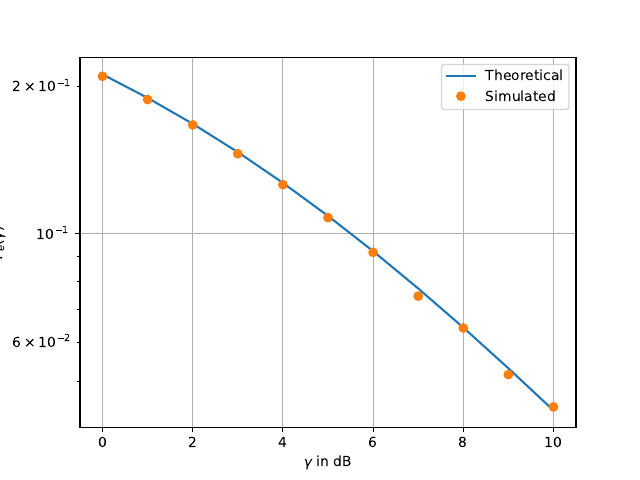

This chart was generated by the following Python code:
#Importing numpy, scipy, mpmath and pyplot
import numpy as np
import matplotlib.pyplot as plt
import math
import scipy
import scipy.stats as ss


gamma_dB = np.linspace(0, 10, 11)

def Pe(x):
    return 0.5 - 0.5*(math.sqrt(x/(2+x)))

vect_Pe = []

#simulation
simlen = int(1e5)
N = np.random.normal(0,1,simlen)

prob = []

for i in range(0, 11):

  gamma = 10**(0.1*gamma_dB[i])
  
  A=ss.rayleigh.rvs( loc = 0, scale = math.sqrt((gamma)/2),size=simlen)
  prob_sum = 0
  for j in range(simlen):
    if A[j]+N[j]<0:
      prob_sum=prob_sum+1
        
  prob_sum /= simlen
  prob.append(prob_sum)
  vect_Pe.append(Pe(gamma))


plt.semilogy(gamma_dB.T, vect_Pe, '-')
plt.semilogy(gamma_dB.T, prob, 'o')
plt.xlabel('$\gamma$ in dB')
plt.ylabel('$P_e(\gamma)$')
plt.legend(["Theoretical", "Simulated"])
plt.grid()
#if using termux
#plt.savefig('figs/cond/Pe_vs_gamma.pdf')
#plt.savefig('figs/cond/Pe_vs_gamma.eps')
#subprocess.run(shlex.split("termux-open figs/cond/Pe_vs_gamma.pdf"))
#else
plt.show() #opening the plot window
#Importing numpy, scipy, mpmath and pyplot
import numpy as np
import matplotlib.pyplot as plt
import math
import scipy
import scipy.stats as ss
#if using termux
import subprocess
import shlex
#end if


gamma_dB = np.linspace(0, 10, 11)

def Pe(x):
    return 0.5 - 0.5*(math.sqrt(x/(2+x)))

vect_Pe = []

#simulation
simlen = int(1e5)
N = np.random.normal(0,1,simlen)

prob = []

for i in range(0, 11):

  gamma = 10**(0.1*gamma_dB[i])
  
  A=ss.rayleigh.rvs( loc = 0, scale = math.sqrt((gamma)/2),size=simlen)
  prob_sum = 0
  for j in range(simlen):
    if A[j]+N[j]<0:
      prob_sum=prob_sum+1
        
  prob_sum /= simlen
  prob.append(prob_sum)
  vect_Pe.append(Pe(gamma))


plt.semilogy(gamma_dB.T, vect_Pe, '-')
plt.semilogy(gamma_dB.T, prob, 'o')
plt.xlabel('$\gamma$ in dB')
plt.ylabel('$P_e(\gamma)$')
plt.legend(["Theoretical", "Simulated"])
plt.grid()

plt.savefig('7.2.pdf')
plt.show() #opening the plot window